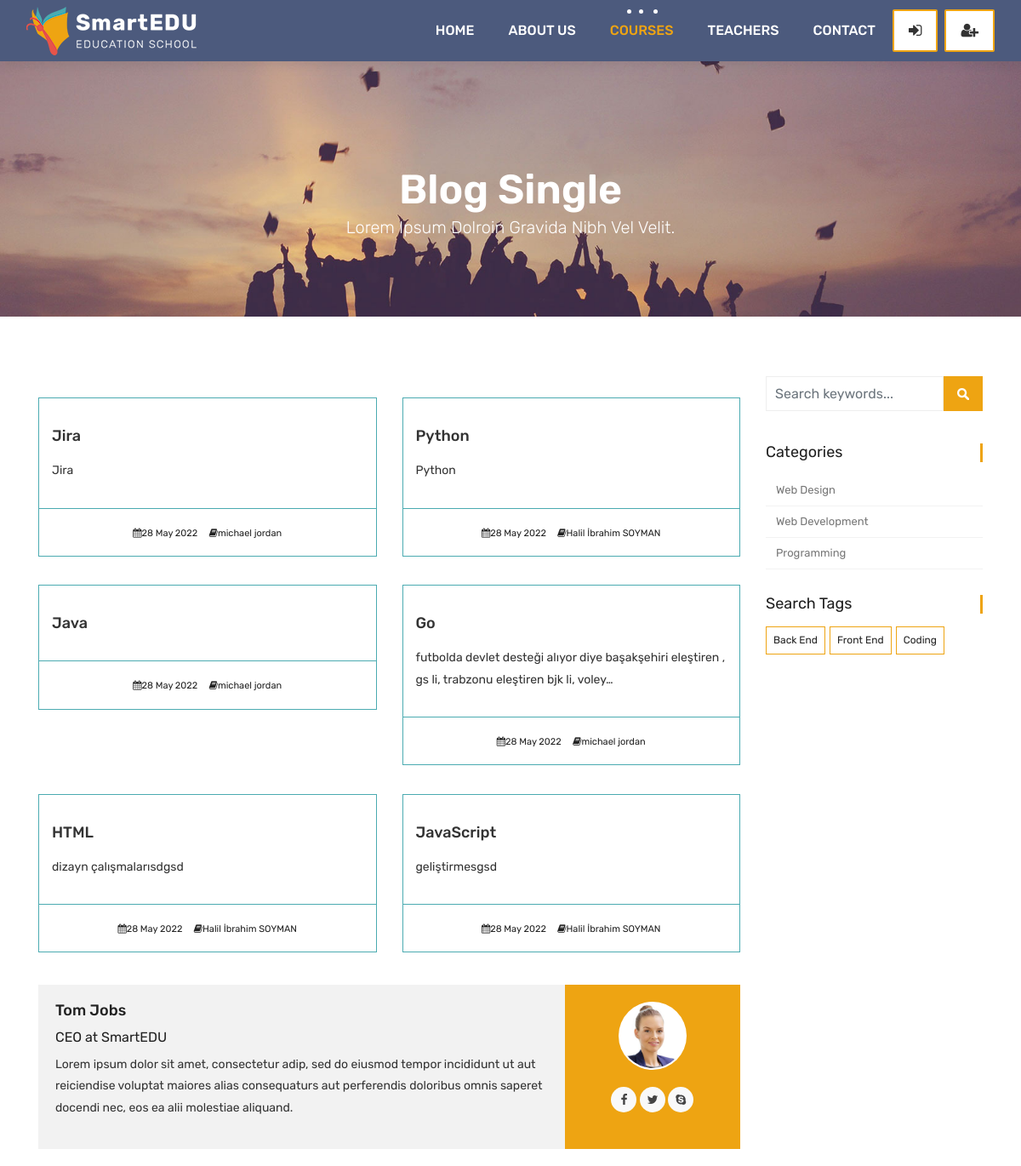
Before: /courses/ (upper part) with the older database file.
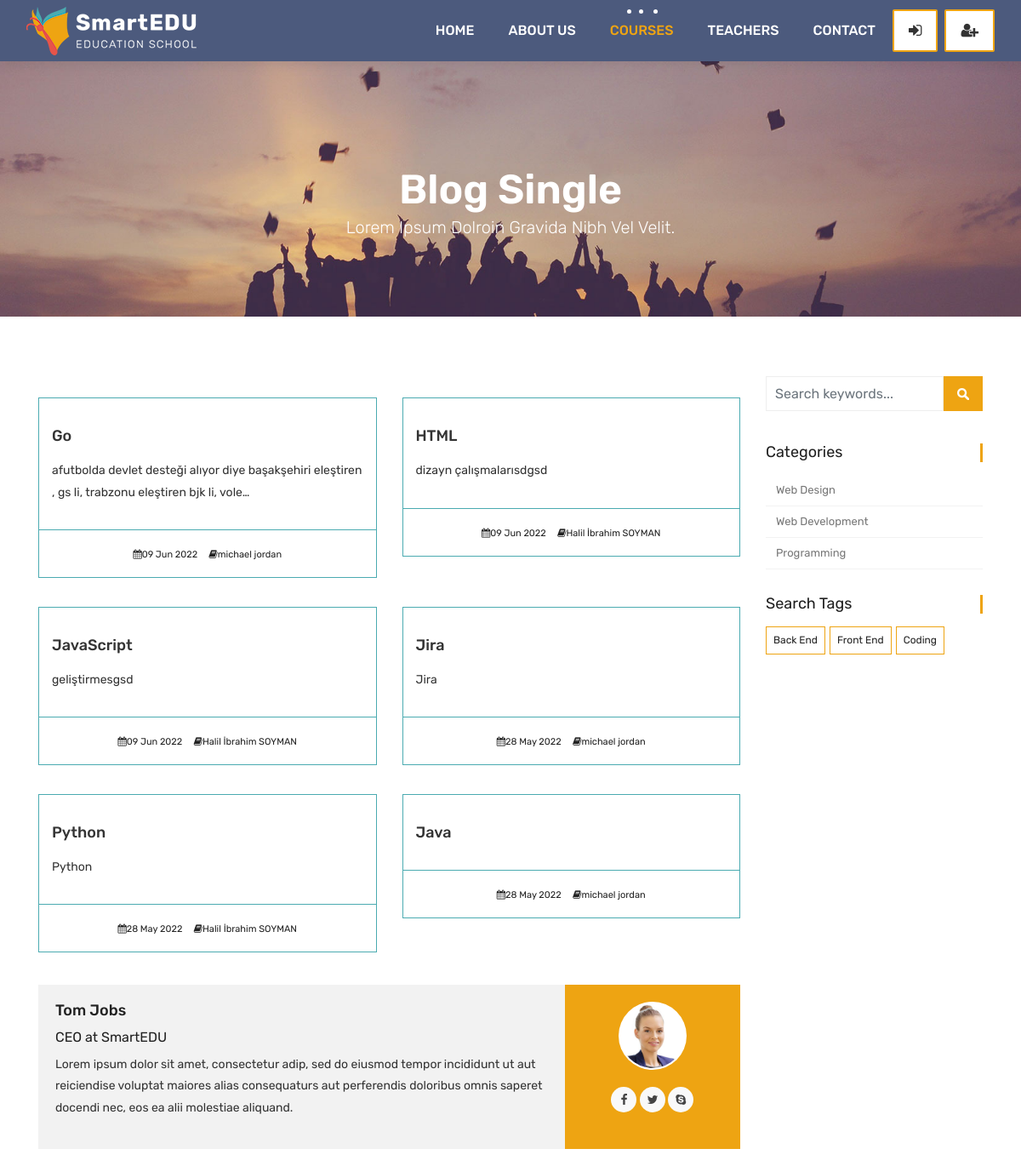
After: the same page with the newer database file.
### courses/models.py (models this page shows, shortened)
class Course(models.Model):
    teacher = models.ForeignKey(Teacher, null=True, on_delete=models.CASCADE)
    name = models.CharField(max_length=100, unique=True, verbose_name= "Kurs Adı", help_text= "Kurs adını yazınız")
    category = models.ForeignKey(Category, null=True, on_delete=models.DO_NOTHING)
    tags = models.ManyToManyField(Tag, null=True, blank=True)
    students = models.ManyToManyField(User, blank=True, related_name='courses_joined')
    description = models.TextField(blank=True, null=True)
    image = models.ImageField(upload_to= "media/%Y %m %d/", default="media/courseisnot.png")
    date = models.DateTimeField(auto_now=True)
    available = models.BooleanField(default=True)

class Category(models.Model):
    name = models.CharField(max_length=50, null=True)
    slug = models.SlugField(max_length=50, unique=True, null=True)
    def __str__(self):
        return self.name

class Tag(models.Model):
    name = models.CharField(max_length=50, null=True)
    slug = models.SlugField(max_length=50, unique=True, null=True)

### teachers/models.py (models this page shows)
class Teacher(models.Model):
    name = models.CharField(max_length=50)
    title = models.CharField(max_length=50)
    description = models.TextField(blank=True)
    image = models.ImageField(upload_to= "media/%Y %m %d/")
    facebook = models.URLField(max_length=100, blank=True)
    twitter = models.URLField(max_length=100, blank=True)
    linkedin = models.URLField(max_length=100, blank=True)
    youtube = models.URLField(max_length=100, blank=True)
    def __str__(self):
        return self.name

### courses/views.py (the view)
# urls.py: path('', course_list, name = "courses"),
def course_list(request, category_slug=None, tag_slug=None):
    category_page = None
    tag_page = None
    categories = categories = Category.objects.all()
    tags = Tag.objects.all()
    current_user = request.user
    if category_slug != None:
        category_page = get_object_or_404(Category, slug=category_slug)
        courses = Course.objects.filter(available=True, category= category_page)
    elif tag_slug != None:
        tag_page = get_object_or_404(Tag, slug=tag_slug)
        courses = Course.objects.filter(available=True, tags=tag_page)
    else:
        if current_user.is_authenticated:
            enrolled_courses = current_user.courses_joined.all()
            courses = Course.objects.all().order_by('-date')
            for course in enrolled_courses:
                courses = courses.exclude(id = course.id)
        else:
            courses = Course.objects.all().order_by('-date')
    context = {
        'courses': courses,
        'categories': categories,
        'tags':tags
    }
    return render(request, 'courses.html', context)

### templates/courses.html (shortened to what this page needs)
{% extends 'partials/_base.html' %}
{% load static %}
{% block content %}
	<div class="all-title-box">
		<div class="container text-center">
			<h1>Blog Single<span class="m_1">Lorem Ipsum dolroin gravida nibh vel velit.</span></h1>
		</div>
	</div>
    <div id="overviews" class="section wb">
        <div class="container">
            <div class="row">
                <div class="col-lg-9 blog-post-single">
                    <div class="row">
                        {% for course in courses  %}
                        <div class="col-lg-6 col-md-6 col-12 mb-2">
                            <div class="course-item">
                                <div class="image-blog">
                                </div>
                                <div class="course-br">
                                    <div class="course-title">
                                        <h2><a href="{% url 'course_detail' course.category.slug course.id %}" title="">{{ course.name }}</a></h2>
                                    </div>
                                    <div class="course-desc">
                                        <p>{{ course.description | truncatechars:100 }}</p>
                                    </div>
                                </div>
                                <div class="course-meta-bot">
                                    <ul>
                                        <li><i class="fa fa-calendar" aria-hidden="true"></i>{{course.date|date:"d M Y"}}</li>
                                        <li><i class="fa fa-book" aria-hidden="true"></i>{{course.teacher}}</li>
                                    </ul>
                                </div>
                            </div>
                        </div>
                        {% endfor %}
                    </div>
					<div class="blog-author">
						<div class="author-bio">
							<h3 class="author_name"><a href="#">Tom Jobs</a></h3>
							<h5>CEO at <a href="#">SmartEDU</a></h5>
							<p class="author_det">
								Lorem ipsum dolor sit amet, consectetur adip, sed do eiusmod tempor incididunt  ut aut reiciendise voluptat maiores alias consequaturs aut perferendis doloribus omnis saperet docendi nec, eos ea alii molestiae aliquand.
							</p>
						</div>
						<div class="author-desc">
							<img src="images/author.jpg" alt="about author">
							<ul class="author-social">
								<li><a href="#"><i class="fa fa-facebook"></i></a></li>
								<li><a href="#"><i class="fa fa-twitter"></i></a></li>
								<li><a href="#"><i class="fa fa-skype"></i></a></li>
							</ul>
						</div>
					</div>
                </div>
				<div class="col-lg-3 col-12 right-single">
					<div class="widget-search">
						<div class="site-search-area">
							<form method="get" id="site-searchform" action="#">
								<div>
									<input class="input-text form-control" name="search-k" id="search-k" placeholder="Search keywords..." type="text">
									<input id="searchsubmit" value="Search" type="submit">
								</div>
							</form>
						</div>
					</div>
					<div class="widget-categories">
						<h3 class="widget-title">Categories</h3>
						<ul>
							{% for category in categories  %}
							<li><a href="{% url 'courses_by_category' category.slug %}">{{ category }}</a></li>
							{% endfor %}
						</ul>
					</div>
					<div class="widget-tags">
						<h3 class="widget-title">Search Tags</h3>
						<ul class="tags">
							{% for tag in tags  %}
							<li><a href="{% url 'courses_by_tag' tag.slug %}">{% if tag.slug in request.path %}<b>{{tag.name}}</b>{% else %}{{tag.name}}{% endif %}
							</a></li>
							{% endfor %}
						</ul>
					</div>
				</div>
            </div>
        </div>
    </div>
    {% endblock content %}

Changed rows visible on the page:
changed Course "Go": description "futbolda devlet desteği alıyor diye başakşehiri eleştiren , gs li, trabzonu eleştiren bjk li, voley…" → "afutbolda devlet desteği alıyor diye başakşehiri eleştiren , gs li, trabzonu eleştiren bjk li, vole…"; date "28 May 2022" → "09 Jun 2022"; moves up the list
changed Course "HTML": date "28 May 2022" → "09 Jun 2022"; moves up the list
changed Course "JavaScript": date "28 May 2022" → "09 Jun 2022"; moves up the list
